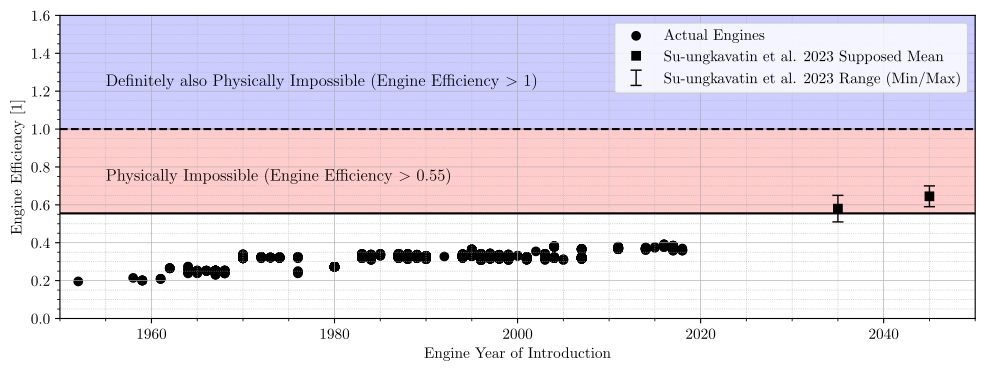

The Python source for this figure:
#%%
# runs code as interactive cell 
# https://code.visualstudio.com/docs/python/jupyter-support-py

# IMPORTS #######################################

# plotting
import matplotlib.pyplot as plt
# unit conversion
cm = 1/2.54 # for inches-cm conversion
# time manipulation
from datetime import datetime
# data science
import numpy as np
import pandas as pd

# SETUP #########################################

plt.rcParams.update({
    "text.usetex": True,
    "font.family": "Arial",
    "font.sans-serif": "Computer Modern",
    'font.size': 11
})

# DATA IMPORT ###################################

df_eff = pd.read_excel(
    io = 'data/databank_with_engines.xlsx', # description here
    sheet_name = 'Sheet1',
    header = 0,
    engine = 'openpyxl'
)

# DATA MANIPULATION #############################

data = df_eff

# Prepare DF for plotting
data = data.dropna(subset='thermal_eff')
data = data.loc[data['Type']!='Regional']
data = data.groupby(['Engine Identification', 'YOI'], as_index=False).agg({'thermal_eff':'mean', 'prop_eff':'mean', 'Engine Efficiency':'mean'})

# https://doi.org/10.1016/j.scitotenv.2023.163881
supposed_mean_hamelin_et_al_2035 = (2035, 0.58)
supposed_mean_hamelin_et_al_2045 = (2045, 0.645)
range_hamelin_et_al_2035 = (2035, 0.51, 0.65) # year, min, max
range_hamelin_et_al_2045 = (2045, 0.59, 0.7) # year, min, max

# FIGURE ########################################

# SETUP ######################

fig, ax = plt.subplots(
    num = 'main',
    nrows = 1,
    ncols = 1,
    dpi = 300,
    figsize=(30*cm, 10*cm), # A4=(210x297)mm,
)

# SECONDARY AXES ##############

# AXIS LIMITS ################

ax.set_xlim(1950, 2050)
ax.set_ylim(0,1.6)

# TICKS AND LABELS ###########

ax.minorticks_on()

# GRIDS ######################

ax.grid(which='major', axis='y', linestyle='-', linewidth = 0.5)
ax.grid(which='minor', axis='y', linestyle=':', linewidth = 0.5)

ax.grid(which='major', axis='x', linestyle='-', linewidth = 0.5)
ax.grid(which='minor', axis='x', linestyle=':', linewidth = 0.5)

# AXIS LABELS ################

ax.set_ylabel("Engine Efficiency [1]")
ax.set_xlabel("Engine Year of Introduction")

# PLOTTING ###################

ax.scatter(
    x = df_eff['YOI'],
    y = df_eff['Engine Efficiency'],
    marker='o',
    color='black',
    label='Actual Engines',
)

ax.axhline(y=0.555, color='black', linestyle='-')
ax.fill_between(
    x = [1950, 2050],
    y1 = 0.555,
    y2 = 1,
    color = 'red',
    alpha = 0.2,
)
ax.axhline(y=1, color='black', linestyle='--')
ax.fill_between(
    x = [1950, 2050],
    y1 = 1,
    y2 = 1.6,
    color = 'blue',
    alpha = 0.2,
)

ax.annotate(
    'Physically Impossible (Engine Efficiency $>$ 0.55)',
    xy=(1955, 0.75),
    xytext=(1955, 0.75),
    fontsize=12,
    ha='left',
    va='center',
    color='black',
)
ax.annotate(
    'Definitely also Physically Impossible (Engine Efficiency $>$ 1)',
    xy=(1955, 1.25),
    xytext=(1955, 1.25),
    fontsize=12,
    ha='left',
    va='center',
    color='black',
)

ax.plot(
    [supposed_mean_hamelin_et_al_2035[0], supposed_mean_hamelin_et_al_2045[0]],
    [supposed_mean_hamelin_et_al_2035[1], supposed_mean_hamelin_et_al_2045[1]],
    color = 'black',
    marker = 's',
    linestyle = '',
    label = 'Su-ungkavatin et al. 2023 Supposed Mean'
)

ax.errorbar(
    x = range_hamelin_et_al_2035[0],
    y = (range_hamelin_et_al_2035[2]-range_hamelin_et_al_2035[1])/2 + range_hamelin_et_al_2035[1],
    yerr = (range_hamelin_et_al_2035[2]-range_hamelin_et_al_2035[1])/2,
    fmt = 'none',
    capsize = 4,
    ecolor = 'black',
    elinewidth = 1,
)
ax.errorbar(
    x = range_hamelin_et_al_2045[0],
    y = (range_hamelin_et_al_2045[2]-range_hamelin_et_al_2045[1])/2 + range_hamelin_et_al_2045[1],
    yerr = (range_hamelin_et_al_2045[2]-range_hamelin_et_al_2045[1])/2,
    fmt = 'none',
    capsize = 4,
    ecolor = 'black',
    elinewidth = 1,
    label = 'Su-ungkavatin et al. 2023 Range (Min/Max)'
)

# LEGEND ####################

ax.legend(
    loc = 'upper right',
)

# EXPORT #########################################

from pathlib import Path
figure_name: str = str(Path.cwd().stem + '.pdf')

plt.savefig(
    fname = figure_name,
    format="pdf",
    bbox_inches='tight',
    transparent = False
)
